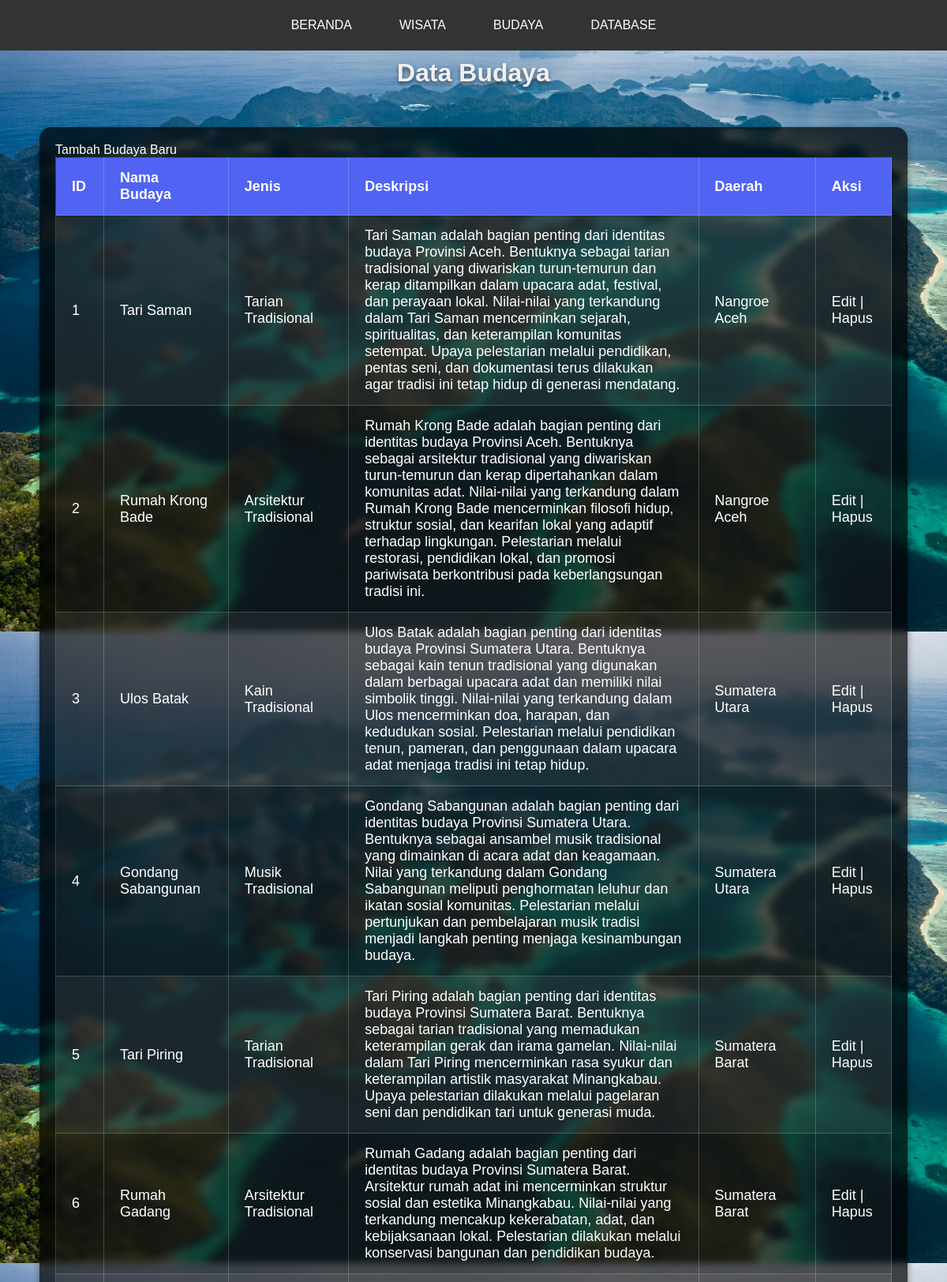
The app's page /database/budaya/budaya.php (upper part) with its own data.
### tables this page shows
CREATE TABLE `budaya` (
  `id_budaya` int NOT NULL,
  `nama_budaya` varchar(150) NOT NULL,
  `jenis_budaya` varchar(100) DEFAULT NULL,
  `deskripsi` text,
  `id_daerah` int DEFAULT NULL
);

CREATE TABLE `daerah` (
  `id_daerah` int NOT NULL,
  `nama_provinsi` varchar(100) NOT NULL
);

### database/budaya/budaya.php (the view, shortened to what this page needs)
<?php
include '../../koneksi.php';
$budaya = $conn->query("SELECT b.id_budaya, b.nama_budaya, b.jenis_budaya, b.deskripsi, d.nama_provinsi
                        FROM budaya b
                        JOIN daerah d ON b.id_daerah = d.id_daerah");
?>
<!DOCTYPE html>
<html lang="en">
<head>
    <link rel="stylesheet" href="../../style.css">
</head>
<body>
    <nav>
        <ul>
            <li><a href="../../admin.html">BERANDA</a></li>
            <li><a href="../../wisata/wisata.php">WISATA</a></li>
            <li><a href="../../budaya/budaya.php">BUDAYA</a></li>
            <li class="dropdown">
                <a href="#">DATABASE</a>
            </li>
        </ul>
    </nav>
    <header class="add-form-container">
        <h1>Data Budaya</h1>
    </header>
    <div class="table-container">
        <a href="tambah_budaya.php">Tambah Budaya Baru</a>
        <table>
            <thead>
                <tr>
                    <th>ID</th>
                    <th>Nama Budaya</th>
                    <th>Jenis</th>
                    <th>Deskripsi</th>
                    <th>Daerah</th>
                    <th>Aksi</th>
                </tr>
            </thead>
            <tbody>
                <?php while ($row = $budaya->fetch_assoc()): ?>
                    <tr>
                        <td><?= $row['id_budaya'] ?></td>
                        <td><?= $row['nama_budaya'] ?></td>
                        <td><?= $row['jenis_budaya'] ?></td>
                        <td><?= $row['deskripsi'] ?></td>
                        <td><?= $row['nama_provinsi'] ?></td>
                        <td>
                            <a href="edit_budaya.php?id=<?= $row['id_budaya'] ?>">Edit</a> |
                            <a href="?hapus=<?= $row['id_budaya'] ?>" onclick="return confirm('Yakin ingin menghapus?')">Hapus</a>
                        </td>
                    </tr>
                <?php endwhile; ?>
            </tbody>
        </table>
    </div>
</body>
</html>

### style.css (style rules this page uses)
* { margin: 0; padding: 0; box-sizing: border-box; }
body { display: flex; flex-direction: column; align-items: center; min-height: 100vh; background-image: url(image/wallpaper.jpg); background-position: center; background-size: cover; font-family: 'Montserrat', sans-serif; color: #fff; }
nav { background-color: #333; padding: 15px; width: 100%; position: relative; z-index: 10; }
nav ul { list-style-type: none; display: flex; justify-content: center; }
nav ul li { position: relative; margin: 0 15px; }
nav ul li a { color: white; text-decoration: none; padding: 8px 15px; display: block; font-weight: 500; }
::placeholder { font-weight: 500; color: #3a3838; }
a { text-decoration: none; color: inherit; }
.table-container { width: calc(100% - 100px); margin: 20px auto; padding: 20px; background: rgba(0, 0, 0, 0.7); border-radius: 15px; box-shadow: 0 4px 8px rgba(0, 0, 0, 0.4); backdrop-filter: blur(5px); overflow-x: auto; }
table { width: 100%; border-collapse: collapse; margin: 0; font-size: 18px; text-align: left; color: #fff; }
table thead { background: #5063f2; color: #fff; font-weight: bold; }
table th, table td { padding: 15px 20px; border: 1px solid rgba(255, 255, 255, 0.2); }
table tbody tr { background-color: rgba(255, 255, 255, 0.1); transition: background 0.3s; }
table tbody tr:nth-child(even) { background-color: rgba(255, 255, 255, 0.05); }
.add-form-container { width: 500px; margin: 10px; text-align: center; color: #fff; }
.add-form-container h1 { text-align: center; font-size: 32px; font-weight: bold; margin-bottom: 20px; color: #f0f0f0; text-shadow: 0px 3px 5px rgba(0, 0, 0, 0.5); }

### records on screen
budaya: id_budaya "1", nama_budaya "Tari Saman", jenis_budaya "Tarian Tradisional", deskripsi "Tari Saman adalah bagian penting dari identitas budaya Provinsi Aceh. Bentuknya sebagai tarian tradisional yang diwariskan turun-temurun dan kerap ditampilkan dalam upacara adat, festival, dan perayaan lokal. Nilai-nilai yang terkandung dalam Tari Saman mencerminkan sejarah, spiritualitas, dan keterampilan komunitas setempat. Upaya pelestarian melalui pendidikan, pentas seni, dan dokumentasi terus dilakukan agar tradisi ini tetap hidup di generasi mendatang.", id_daerah.nama_provinsi "Nangroe Aceh"
budaya: id_budaya "2", nama_budaya "Rumah Krong Bade", jenis_budaya "Arsitektur Tradisional", deskripsi "Rumah Krong Bade adalah bagian penting dari identitas budaya Provinsi Aceh. Bentuknya sebagai arsitektur tradisional yang diwariskan turun-temurun dan kerap dipertahankan dalam komunitas adat. Nilai-nilai yang terkandung dalam Rumah Krong Bade mencerminkan filosofi hidup, struktur sosial, dan kearifan lokal yang adaptif terhadap lingkungan. Pelestarian melalui restorasi, pendidikan lokal, dan promosi pariwisata berkontribusi pada keberlangsungan tradisi ini.", id_daerah.nama_provinsi "Nangroe Aceh"
budaya: id_budaya "3", nama_budaya "Ulos Batak", jenis_budaya "Kain Tradisional", deskripsi "Ulos Batak adalah bagian penting dari identitas budaya Provinsi Sumatera Utara. Bentuknya sebagai kain tenun tradisional yang digunakan dalam berbagai upacara adat dan memiliki nilai simbolik tinggi. Nilai-nilai yang terkandung dalam Ulos mencerminkan doa, harapan, dan kedudukan sosial. Pelestarian melalui pendidikan tenun, pameran, dan penggunaan dalam upacara adat menjaga tradisi ini tetap hidup.", id_daerah.nama_provinsi "Sumatera Utara"
budaya: id_budaya "4", nama_budaya "Gondang Sabangunan", jenis_budaya "Musik Tradisional", deskripsi "Gondang Sabangunan adalah bagian penting dari identitas budaya Provinsi Sumatera Utara. Bentuknya sebagai ansambel musik tradisional yang dimainkan di acara adat dan keagamaan. Nilai yang terkandung dalam Gondang Sabangunan meliputi penghormatan leluhur dan ikatan sosial komunitas. Pelestarian melalui pertunjukan dan pembelajaran musik tradisi menjadi langkah penting menjaga kesinambungan budaya.", id_daerah.nama_provinsi "Sumatera Utara"
budaya: id_budaya "5", nama_budaya "Tari Piring", jenis_budaya "Tarian Tradisional", deskripsi "Tari Piring adalah bagian penting dari identitas budaya Provinsi Sumatera Barat. Bentuknya sebagai tarian tradisional yang memadukan keterampilan gerak dan irama gamelan. Nilai-nilai dalam Tari Piring mencerminkan rasa syukur dan keterampilan artistik masyarakat Minangkabau. Upaya pelestarian dilakukan melalui pagelaran seni dan pendidikan tari untuk generasi muda.", id_daerah.nama_provinsi "Sumatera Barat"
budaya: id_budaya "6", nama_budaya "Rumah Gadang", jenis_budaya "Arsitektur Tradisional", deskripsi "Rumah Gadang adalah bagian penting dari identitas budaya Provinsi Sumatera Barat. Arsitektur rumah adat ini mencerminkan struktur sosial dan estetika Minangkabau. Nilai-nilai yang terkandung mencakup kekerabatan, adat, dan kebijaksanaan lokal. Pelestarian dilakukan melalui konservasi bangunan dan pendidikan budaya.", id_daerah.nama_provinsi "Sumatera Barat"
